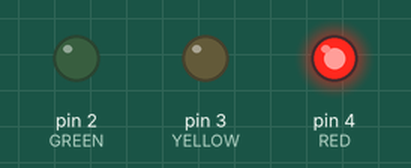
The sketch below on a simulated Arduino Uno, built with avr-gcc and run on an emulated ATmega328P. Parts: output pins drawn as LEDs (lit = HIGH).

Above: at 0.4 s.
At 1.2 s:
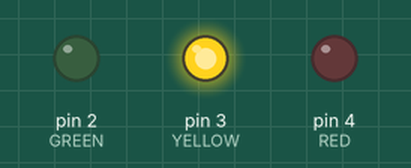
At 4.5 s:
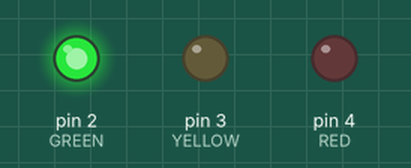
Timing chart, 0 to 5.8 s (numbered marks = the images above):
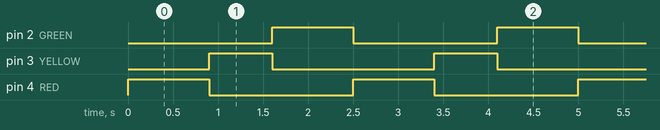

Measured:
- by itself, pin 2 (GREEN), pin 4 (RED): alternates HIGH for 0.90 s and LOW for 1.6 s
- by itself, pin 3 (YELLOW): alternates HIGH for 0.70 s and LOW for 1.8 s
- by itself, everything shown: repeats every 2.5 s, in 3 steps

The sketch:

Traffic_lights.ino
```cpp
// variables
int GREEN = 2;
int YELLOW = 3;
int RED = 4;
int DELAY_GREEN = 900;
int DELAY_YELLOW = 700;
int DELAY_RED = 900;


// basic functions
void setup()
{
  pinMode(GREEN, OUTPUT);
  pinMode(YELLOW, OUTPUT);
  pinMode(RED, OUTPUT);
}

void loop()
{
  red_light();
  delay(DELAY_RED);
  yellow_light();
  delay(DELAY_YELLOW);
  green_light();
  delay(DELAY_GREEN);
}

void green_light()
{
  digitalWrite(GREEN, HIGH);
  digitalWrite(YELLOW, LOW);
  digitalWrite(RED, LOW);
}

void yellow_light()
{
  digitalWrite(GREEN, LOW);
  digitalWrite(YELLOW, HIGH);
  digitalWrite(RED, LOW);
}

void red_light()
{
  digitalWrite(GREEN, LOW);
  digitalWrite(YELLOW, LOW);
  digitalWrite(RED, HIGH);
}
```
